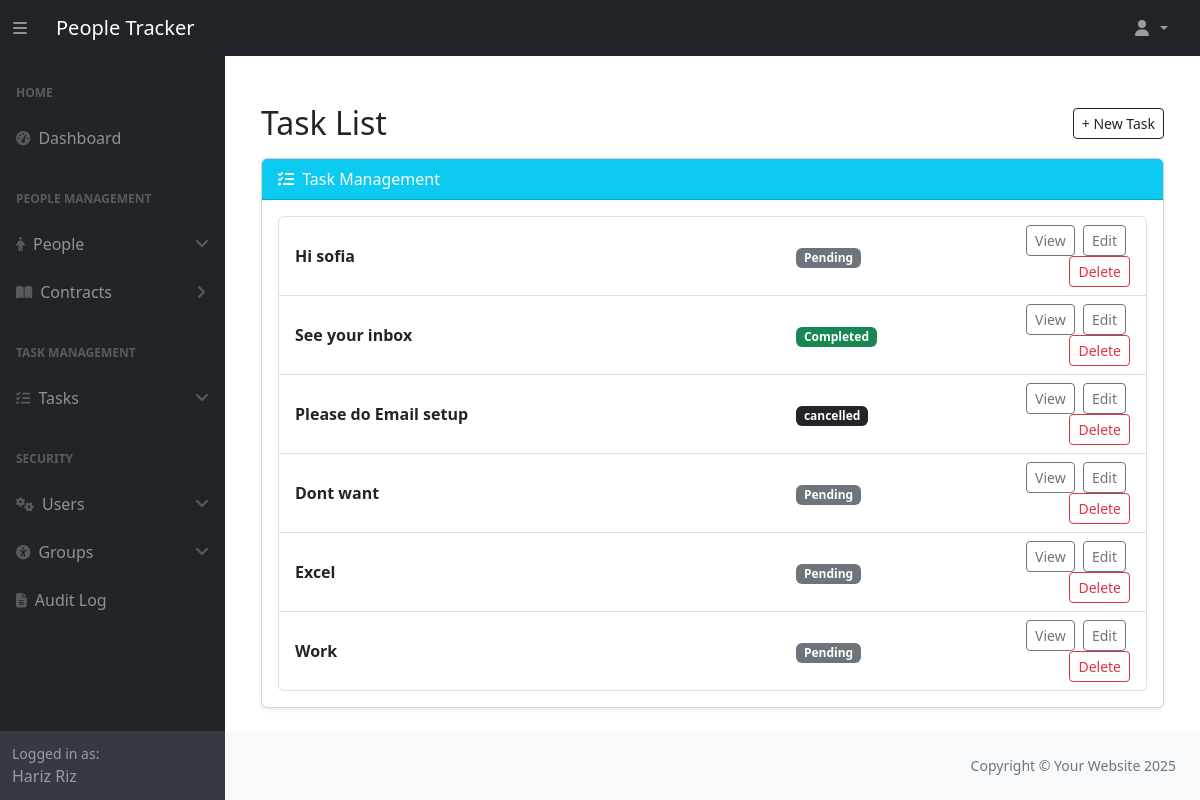
The page /task_management/task-list/ (signed in) on the database its author committed.
### people_management/models.py (models this page shows, shortened)
class Person(models.Model):
    ROLE_CHOICES = [
        ('employee', 'Employee'),
        ('manager', 'Manager'),
        ('hr_admin', 'HR Admin'),
    ]
    first_name = models.CharField(max_length=50, help_text="The employee's first name.")
    last_name = models.CharField(max_length=50, help_text="The employee's last name.")
    email = models.EmailField(max_length=255, unique=True, help_text="The employee's email address.")
    phone_number = models.CharField(max_length=15, blank=True, help_text="Contact number of the employee.")
    date_of_birth = models.DateField(help_text="Employee's date of birth.")
    active = models.BooleanField(default=False, help_text="Indicates if the person is currently employed.")
    manager = models.ForeignKey(
        'self', on_delete=models.SET_NULL, null=True, blank=True, related_name="team_members",
        help_text="Manager supervising this employee."
    )
    role = models.CharField(
        max_length=10, choices=ROLE_CHOICES, default='employee', help_text="The role of the person in the company."
    )
    user = models.OneToOneField(
        "auth.User", on_delete=models.SET_NULL, related_name="person", null=True, blank=True,
        help_text="The associated Django user account."
    )
    history = HistoricalRecords()

### task_management/models.py (models this page shows, shortened)
class Task(models.Model):
    STATUS_CHOICES = [
        ("pending", "Pending"),
        ("in_progress", "In Progress"),
        ("completed", "Completed"),
        ("cancelled", "Cancelled"),
    ]
    PRIORITY_CHOICES = [
        ("low", "Low"),
        ("medium", "Medium"),
        ("high", "High"),
        ("urgent", "Urgent"),
    ]
    title = models.CharField(
        max_length=200,
        validators=[
            MinLengthValidator(3, message="Title must be at least 3 characters long."),
            MaxLengthValidator(200, message="Title cannot exceed 200 characters."),
        ],
        help_text="The title of the task (3-200 characters).",
    )
    description = models.TextField(
        max_length=2000,
        blank=True,
        validators=[
            MaxLengthValidator(2000, message="Description cannot exceed 2000 characters."),
        ],
        help_text="Detailed description of the task.",
    )
    status = models.CharField(
        max_length=20,
        choices=STATUS_CHOICES,
        default="pending",
        help_text="Current status of the task.",
    )
    priority = models.CharField(
        max_length=10,
        choices=PRIORITY_CHOICES,
        default="medium",
        help_text="Priority level of the task.",
    )
    assigned_to = models.ForeignKey(
        Person,
        on_delete=models.SET_NULL,
        null=True,
        blank=True,
        related_name="assigned_tasks",
        help_text="The person assigned to this task.",
    )
    created_by = models.ForeignKey(
        Person,
        on_delete=models.SET_NULL,
        null=True,
        related_name="created_tasks",
        help_text="The person who created this task.",
    )
    due_date = models.DateField(
        null=True,
        blank=True,
        help_text="The due date for task completion.",
    )
    created_at = models.DateTimeField(
        auto_now_add=True,
        help_text="Timestamp when the task was created.",
    )
    updated_at = models.DateTimeField(
        auto_now=True,
        help_text="Timestamp when the task was last updated.",
    )
    history = HistoricalRecords(table_name="task_history")
    class Meta:
        ordering = ["-created_at"]
        permissions = [
            ("can_assign_task", "Can assign tasks to others"),
            ("can_change_priority", "Can change task priority"),
        ]

### task_management/views.py (the view)
# urls.py: path('task-list/', views.TaskListView.as_view(), name='task_list'),
class TaskListView(LoginRequiredMixin, ListView):
    model = Task
    template_name = "task_management/task_list.html"
    context_object_name = "tasks"
    paginate_by = 10
    def get_queryset(self):
        user = self.request.user
        person = get_person(user)
        if is_hr_admin(user):
            tasks = Task.objects.all()
        elif is_manager(user) and person:
            tasks = Task.objects.filter(assigned_to__manager=person)
        elif person:
            tasks = Task.objects.filter(assigned_to=person)
        else:
            tasks = Task.objects.none()
        status = self.request.GET.get("status")
        if status:
            tasks = tasks.filter(status=status)
        priority = self.request.GET.get("priority")
        if priority:
            tasks = tasks.filter(priority=priority)
        search = self.request.GET.get("search")
        if search:
            tasks = tasks.filter(title__icontains=search)
        return tasks

### people_management/context_processors.py (called while the page is built)
def inject_person(request):
    user = request.user
    current_person = getattr(user, "person", None) if user.is_authenticated else None
    return {"current_person": current_person}

### people_management/utils.py (called while the page is built)
def get_person(user):
    try:
        return user.person
    except Person.DoesNotExist:
        return None

def is_hr_admin(user):
    return user.is_staff or get_role(user) == "hr_admin"

### task_management/templates/task_management/task_list.html (shortened to what this page needs)
{% extends "dashboard/base.html" %}
{% block content %}
<div class="container mt-5">
  <div class="d-flex justify-content-between align-items-center mb-3">
    <h2 class="mb-0">Task List</h2>
    {% if request.user.is_staff or request.user.is_superuser %}
      <a href="{% url 'task_management:task_create' %}" class="btn btn-outline-dark btn-sm">
        + New Task
      </a>
    {% elif person and person.role == "hr_admin" %}
      <a href="{% url 'task_management:task_create' %}" class="btn btn-outline-dark btn-sm">
        + New Task
      </a>
    {% endif %}
  </div>
  <div class="card shadow-sm">
    <div class="card-header bg-info text-white">
      <i class="fas fa-tasks me-1"></i> Task Management
    </div>
    <div class="card-body">
      <ul class="list-group">
        {% for task in tasks %}
          <li class="list-group-item">
            <div class="row align-items-center">
              <div class="col-md-7">
                <strong>{{ task.title }}</strong>
              </div>
              <div class="col-md-3">
                {% if task.status == "pending" %}
                  <span class="badge bg-secondary">Pending</span>
                {% elif task.status == "in progress" %}
                  <span class="badge bg-primary">In Progress</span>
                {% elif task.status == "completed" %}
                  <span class="badge bg-success">Completed</span>
                {% else %}
                  <span class="badge bg-dark">{{ task.status }}</span>
                {% endif %}
              </div>
              <div class="col-md-2 text-end">
                {% if task.pk %}
                  <a href="{% url 'task_management:task_detail' pk=task.pk %}"
                     class="btn btn-sm btn-outline-secondary">
                    View
                  </a>
                {% endif %}
                {% if request.user.is_staff or request.user.is_superuser %}
                  <a href="{% url 'task_management:task_update' pk=task.pk %}"
                     class="btn btn-sm btn-outline-secondary mx-1">
                    Edit
                  </a>
                  <a href="{% url 'task_management:task_delete' pk=task.pk %}"
                     class="btn btn-sm btn-outline-danger">
                    Delete
                  </a>
                {% elif person and person.role == "manager" and task.assigned_to and task.assigned_to.manager_id == person.id %}
                  <a href="{% url 'task_management:task_update' pk=task.pk %}"
                     class="btn btn-sm btn-outline-secondary mx-1">
                    Edit
                  </a>
                {% endif %}
              </div>
            </div>
          </li>
        {% empty %}
          <li class="list-group-item text-muted text-center py-3">
            No tasks assigned to you.
          </li>
        {% endfor %}
      </ul>
    </div>
  </div>
</div>
{% endblock %}

### dashboard/templates/dashboard/partials/sidebar.html (shortened to what this page needs)
<div id="layoutSidenav_nav" class="sidebar-overlay">
    <nav class="sb-sidenav accordion sb-sidenav-dark" id="sidenavAccordion">
        <div class="sb-sidenav-menu">
            <div class="nav">
                <div class="sb-sidenav-menu-heading">Home</div>
                <a class="nav-link" href="{% url 'dashboard:dashboard' %}">
                    <div class="sb-nav-link-icon"><i class="fas fa-tachometer-alt"></i></div>
                    Dashboard
                </a>
                {% if perms.people_management.view_person or perms.people_management.view_contract %}
                    <div class="sb-sidenav-menu-heading">People Management</div>
                    {% if perms.people_management.view_person %}
                        <a class="nav-link" href="#" data-bs-toggle="collapse" data-bs-target="#collapsePeople"
                           aria-expanded="false" aria-controls="collapsePeople">
                            <div class="sb-nav-link-icon"><i class="fas fa-person"></i></div>
                            People
                            <div class="sb-sidenav-collapse-arrow"><i class="fas fa-angle-down"></i></div>
                        </a>
                    {% endif %}
                    {% if perms.people_management.view_contract %}
                        <a class="nav-link collapsed" href="#" data-bs-toggle="collapse" data-bs-target="#collapseContracts"
                           aria-expanded="false" aria-controls="collapseContracts">
                            <div class="sb-nav-link-icon"><i class="fas fa-book-open"></i></div>
                            Contracts
                            <div class="sb-sidenav-collapse-arrow"><i class="fas fa-angle-down"></i></div>
                        </a>
                    {% endif %}
                {% endif %}
                {% if perms.task_management.view_task %}
                    <div class="sb-sidenav-menu-heading">Task Management</div>
                    <a class="nav-link" href="#" data-bs-toggle="collapse" data-bs-target="#collapseTasks"
                       aria-expanded="false" aria-controls="collapseTasks">
                        <div class="sb-nav-link-icon"><i class="fas fa-tasks"></i></div>
                        Tasks
                        <div class="sb-sidenav-collapse-arrow"><i class="fas fa-angle-down"></i></div>
                    </a>
                {% endif %}
                {% if perms.auth.view_user or perms.auth.view_group or perms.security.view_securitylog %}
                    <div class="sb-sidenav-menu-heading">Security</div>
                    {% if perms.auth.view_user %}
                        <a class="nav-link" href="#" data-bs-toggle="collapse" data-bs-target="#collapseUsers" aria-expanded="false" aria-controls="collapseUsers">
                            <div class="sb-nav-link-icon"><i class="fas fa-cogs"></i></div>
                            Users
                            <div class="sb-sidenav-collapse-arrow"><i class="fas fa-angle-down"></i></div>
                        </a>
                    {% endif %}
                    {% if perms.auth.view_group %}
                        <a class="nav-link" href="#" data-bs-toggle="collapse" data-bs-target="#collapseGroups" aria-expanded="false" aria-controls="collapseGroups">
                            <div class="sb-nav-link-icon"><i class="fa-solid fa-universal-access"></i></div>
                            Groups
                            <div class="sb-sidenav-collapse-arrow"><i class="fas fa-angle-down"></i></div>
                        </a>
                    {% endif %}
                    {% if perms.security.view_securitylog %}
                        <a class="nav-link" href="{% url 'security:audit_log' %}">
                            <div class="sb-nav-link-icon"><i class="fa-solid fa-file-lines"></i></div>
                            Audit Log
                        </a>
                    {% endif %}
                {% endif %}
            </div>
        </div>
        <div class="sb-sidenav-footer">
            <div class="small">Logged in as:</div>
            <div>
                {% if request.user.person %}
                    {{ request.user.person.first_name }} {{ request.user.person.last_name }}
                {% else %}
                    {{ request.user.username }}
                {% endif %}
            </div>
        </div>
    </nav>
</div>

### rows shown on the page
Task: title "Hi sofia", status "Pending", shows "View"
Task: title "See your inbox", status "Completed", shows "View"
Task: title "Please do Email setup", status "cancelled", shows "View"
Task: title "Dont want", status "Pending", shows "View"
Task: title "Excel", status "Pending", shows "View"
Task: title "Work", status "Pending", shows "View"

### other values the page prints
{{ request.user.person.first_name }} "Hariz"
{{ request.user.person.last_name }} "Riz"
